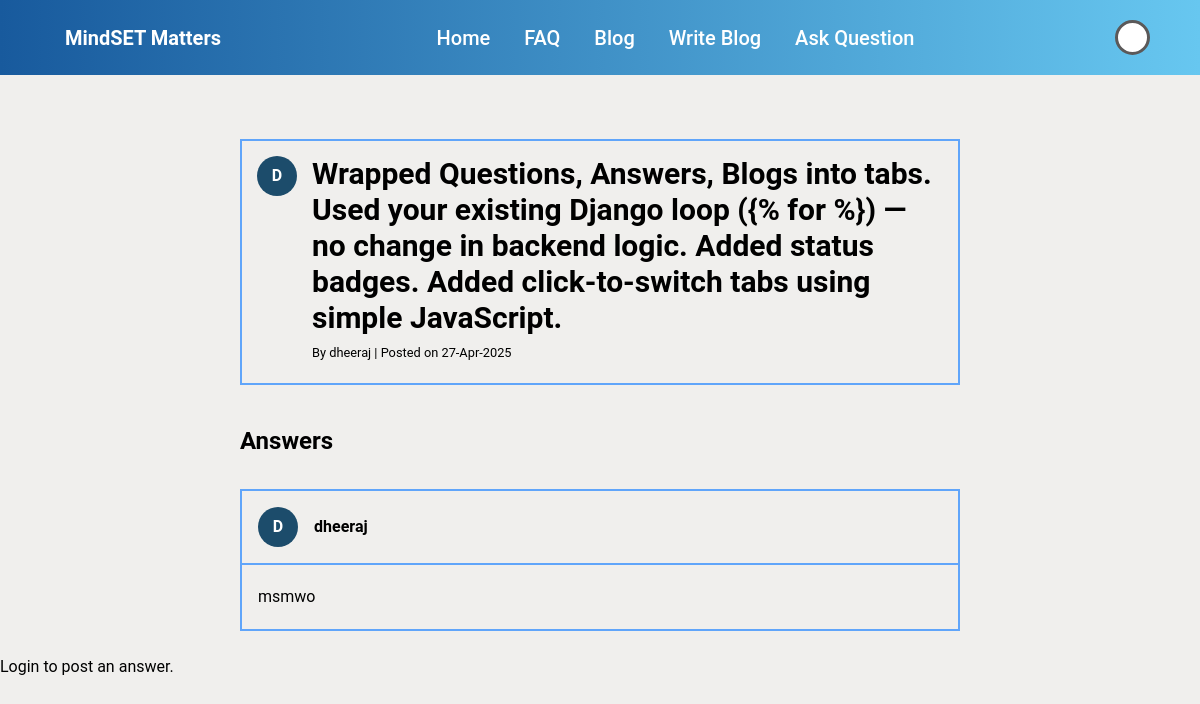
The app's page /question/21/ with its own data.
### blogapp/models.py (models this page shows, shortened)
class Question(models.Model):
    title = models.CharField(max_length=255)
    body = models.TextField()
    author = models.ForeignKey(User, on_delete=models.CASCADE)
    created_at = models.DateTimeField(auto_now_add=True)

class Answer(models.Model):
    question = models.ForeignKey(Question, related_name='answers', on_delete=models.CASCADE)
    body = models.TextField()
    author = models.ForeignKey(User, on_delete=models.CASCADE)
    created_at = models.DateTimeField(auto_now_add=True)

### blogapp/views.py (the view, shortened to what this page needs)
# urls.py: path('question/<int:question_id>/', views.question_detail, name='question_detail'),
def question_detail(request, question_id):
    question = get_object_or_404(Question, id=question_id)
    answers = question.answers.all()
    form = AnswerForm()
    return render(request, 'question_detail.html', {
        'question': question,
        'answers': answers,
        'form': form,
    })

### blogapp/templates/question_detail.html (shortened to what this page needs)
<!DOCTYPE html>
<html lang="en">
<head>
  <script src="https://cdn.tailwindcss.com"></script>
</head>
<body>
  <nav class="navbar">
    <div class="logo"><a href="{% url 'homepage' %}"><strong>MindSET Matters</strong></a></div>
    <div class="navlinks">
        <a href="{% url 'homepage' %}" class="create-post-button">Home</a>
        <a href="{% url 'question_list' %}" class="create-post-button">FAQ</a>
        <a href="{% url 'post_list' %}" class="create-post-button">Blog</a>
        <a href="{% url 'create_post' %}" class="create-post-button">Write Blog</a>
        <a href="/ask/">Ask Question</a>
    </div>
    <div class="userprofilelogo">
      <br>
  </div>
  </nav>
  <div class="ml-12 md:mx-60 mt-16 leading-loose">
    <div class="question-card border-2 border-blue-400">
      <div>
        <div class="author-initial">
          {{ question.author.username|first }}
      </div>
      </div>
      <div class="question-text">
        <h1 class="text-3xl font-bold">{{ question.title }}</h1>
          <small>By {{ question.author.username }} | Posted on {{ question.created_at|date:"d-M-Y" }}</small>
      </div>
    </div>
    <div class="text-2xl font-semibold mt-6 mb-12 h-8 py-4">Answers</div>
    <ul class="h-auto max-w-[800px] mt-4 ">
      {% for answer in answers %}
      <li class="border-2 border-blue-400 mb-6">
        <div class="flex items-center gap-4 p-4">
          <div class="author-initial">
            <div>{{ question.author.username|first }}</div>
          </div>
          <div><strong>{{ answer.author.username }}</strong></div>
        </div>
        <div class="border-t-2 border-blue-400 p-4">{{ answer.body }}</div>
      </li>
      {% empty %}
      <li class="text-gray-500">No answers yet.</li>
      {% endfor %}
    </ul>
  </div>
  {% if user.is_authenticated %}
  <h3 class="ml-12 md:ml-60 mt-16 text-2xl font-semibold">Post Your Answer Here..</h3>
  <form method="POST">
    {% csrf_token %}
    <div class="ml-12 md:ml-60 mt-5 mb-20">
      <form class="space-y-4 p-4">
        {{ form.as_p }}
      </form>
      <div class="w-[76%] flex justify-end">
        <button class="publish-btn mt-4" type="submit">Post</button>
      </div>
    </div>
  </form>
  {% else %}
  <p><a class="text-black underline no-underline" href="{% url 'loginpage' %}">Login</a> to post an answer.</p>
  {% endif %}
</body>
</html>

### blogapp/templates/question_detail.html (style rules this page uses)
body { font-family: 'Roboto', sans-serif; margin: 0px; padding-left: 0px; background-color: #f0efed; }
.navbar { display: flex; justify-content: space-between; align-items: center; position: sticky; top:0px; z-index: 1000; padding: 20px 50px; background: linear-gradient(to right, #185a9d, #67c7f0); }
.navbar a { text-decoration: none; color: white; margin: 10px 15px; font-size: 20px; font-weight: 500; padding-bottom: 5px; }
.userprofilelogo { display: flex; align-items: center; justify-content: center; background: white; height: 35px; width: 35px; border-radius: 50%; border: 3px solid rgb(91, 89, 89); text-transform: uppercase; }
p a { text-decoration: none; color: #000; }
.question-card { padding: 15px; margin-bottom: 15px; display: flex; align-items: start; gap: 15px; }
.author-initial { width: 40px; height: 40px; background-color: #1c4c6b; color: white; font-weight: bold; border-radius: 50%; display: flex; align-items: center; justify-content: center; text-transform: uppercase; }

### records on screen
Question: author.username|first "D", title "Wrapped Questions, Answers, Blogs into tabs. Used your existing Django loop ({% for %}) — no change in backend logic. Added status badges. Added click-to-switch tabs using simple JavaScript.", author.username "dheeraj", created_at "27-Apr-2025"
Answer: author.username "dheeraj", body "msmwo"
